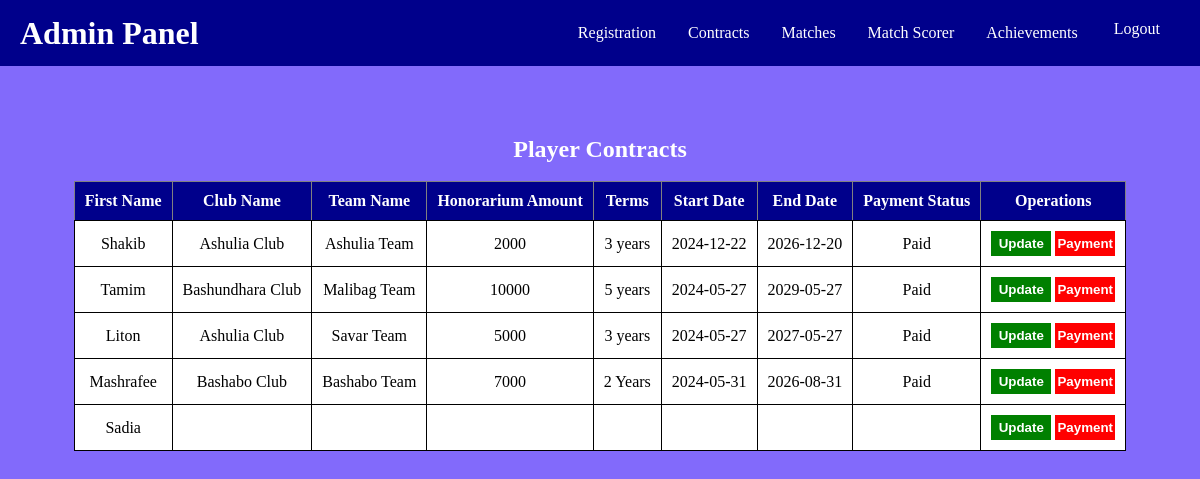
Page /Cricket-Club-Player-Achievement/player_contracts.php (signed in) on the committed database.
### tables this page shows
CREATE TABLE `Player` (
  `player_id` int(11) NOT NULL,
  `first_name` varchar(50) NOT NULL,
  `middle_name` varchar(50) DEFAULT NULL,
  `last_name` varchar(50) NOT NULL,
  `email` varchar(100) NOT NULL,
  `phone_number` varchar(20) NOT NULL,
  `nationality` varchar(50) NOT NULL,
  `dob` date NOT NULL,
  `age` int(11) DEFAULT NULL CHECK (`age` > 12)
);

CREATE TABLE `Club` (
  `club_id` int(11) NOT NULL,
  `club_name` varchar(50) NOT NULL,
  `location` varchar(200) NOT NULL
);

CREATE TABLE `Team` (
  `team_id` int(11) NOT NULL,
  `team_name` varchar(50) NOT NULL,
  `club_id` int(11) NOT NULL
);

CREATE TABLE `Contracts` (
  `contract_id` int(11) NOT NULL,
  `player_id` int(11) NOT NULL,
  `total_amount` int(11) DEFAULT NULL,
  `terms` text DEFAULT NULL,
  `start_date` date DEFAULT NULL,
  `end_date` date DEFAULT NULL,
  `club_id` int(11) DEFAULT NULL,
  `team_id` int(11) DEFAULT NULL
);

CREATE TABLE `Installment` (
  `installment_id` int(11) NOT NULL,
  `installment_amount` decimal(12,2) DEFAULT NULL,
  `installment_date` date DEFAULT NULL,
  `contract_id` int(11) DEFAULT NULL,
  `payment_status` varchar(50) NOT NULL DEFAULT 'Due'
);

### Cricket-Club-Player-Achievement/player_contracts.php (the view, shortened to what this page needs)
<?php
include("database.php");
$query_player = "SELECT * FROM Player
                LEFT JOIN Contracts ON Player.player_id = Contracts.player_id
                LEFT JOIN Club ON Contracts.club_id = Club.club_id
                LEFT JOIN Team ON Contracts.team_id = Team.team_id
                LEFT JOIN installment ON Contracts.contract_id = installment.contract_id";
$result = mysqli_query($conn, $query_player);
$total = mysqli_num_rows($result);
?>
<!DOCTYPE html>
<html lang="en">
<head>
    <link rel="stylesheet" href="style.css">
</head>
<body>
<div class="navbar">
    <h1>Admin Panel</h1>
    <div justify-content-end>
    <div class="dropdown">
        <button class="dropbtn">Registration</button>
    </div>
    <div class="dropdown">
        <button class="dropbtn">Contracts</button>
    </div>
    <div class="dropdown">
        <button class="dropbtn">Matches</button>
    </div>
    <div class="dropdown">
        <button class="dropbtn">Match Scorer</button>
    </div>
    <div class="dropdown">
        <button class="dropbtn">Achievements</button>
    </div>
    <a class="logout"href="logout.php">Logout</a>
    </div>
</div>
<div class="table-container">
    <?php
    if ($total != 0) {
        echo "<h2>Player Contracts</h2><br>";
        echo "<table border='1' cellspacing='7'>
            <tr>
                <th>First Name</th>
                <th>Club Name</th>
                <th>Team Name</th>
                <th>Honorarium Amount</th>
                <th>Terms</th>
                <th>Start Date</th>
                <th>End Date</th>
                <th>Payment Status</th>
                <th>Operations</th>
            </tr>";
        while($row = mysqli_fetch_assoc($result)) {
            echo "<tr>
                <td>{$row['first_name']}</td>
                <td>{$row['club_name']}</td>
                <td>{$row['team_name']}</td>
                <td>{$row['total_amount']}</td>
                <td>{$row['terms']}</td>
                <td>{$row['start_date']}</td>
                <td>{$row['end_date']}</td>
                <td>{$row['payment_status']}</td>
                <td>
                    <a href='contract_update.php?player_id={$row['player_id']}'><input type='button' value='Update' class='update'></a>
                    <a href='payment.php?contract_id={$row['contract_id']}'><input type='button' value='Payment' class='payment'></a>
                </td>
            </tr>";
        }
        echo "</table>";
    } else {
        echo "<p>No records found</p>";
    }
    ?>
</div>
</body>
</html>

### Cricket-Club-Player-Achievement/style.css (style rules this page uses)
* { margin: 0; padding: 0; box-sizing: border-box; }
body { background-color: rgb(130, 106, 251); padding: 0 10px; }

### Cricket-Club-Player-Achievement/player_contracts.php (style rules this page uses)
body { font-family: 'Times New Roman', Times, serif; margin: 0; padding: 0; }
.navbar { display: flex; justify-content: space-between; align-items: center; background-color: darkblue; padding: 10px 20px; }
.navbar h1 { color: white; margin: 0; }
.navbar a { text-decoration: none; padding: 10px 20px; color: white; font-size: 16px; }
.table-container { margin: 30px; margin-top: 70px; text-align: center; }
h2 { color: white; }
table { background-color: white; margin: 0 auto; border-collapse: collapse; }
th { background-color: darkblue; color: white; padding: 10px; }
td { padding: 10px; border: 1px solid black; border-radius: 5px; }
.update, .payment { color: white; border: 0; outline: none; height: 25px; width: 60px; font-weight: bold; cursor: pointer; }
.update { background-color: green; }
.payment { background-color: red; }
.dropbtn { font-size: 16px; border: none; outline: none; color: white; padding: 14px 16px; background-color: inherit; margin: 0; font-family: 'Times New Roman', Times, serif; }
.dropdown { float: left; overflow: hidden; }
.logout { display: inline-block; }

### rows in the picture
player: first_name "Shakib", club.club_name "Ashulia Club", team.team_name "Ashulia Team", contracts.total_amount "2000", contracts.terms "3 years", contracts.start_date "2024-12-22", contracts.end_date "2026-12-20", installment.payment_status "Paid"
player: first_name "Tamim", club.club_name "Bashundhara Club", team.team_name "Malibag Team", contracts.total_amount "10000", contracts.terms "5 years", contracts.start_date "2024-05-27", contracts.end_date "2029-05-27", installment.payment_status "Paid"
player: first_name "Liton", club.club_name "Ashulia Club", team.team_name "Savar Team", contracts.total_amount "5000", contracts.terms "3 years", contracts.start_date "2024-05-27", contracts.end_date "2027-05-27", installment.payment_status "Paid"
player: first_name "Mashrafee", club.club_name "Bashabo Club", team.team_name "Bashabo Team", contracts.total_amount "7000", contracts.terms "2 Years", contracts.start_date "2024-05-31", contracts.end_date "2026-08-31", installment.payment_status "Paid"
contracts: player.first_name "Sadia"
